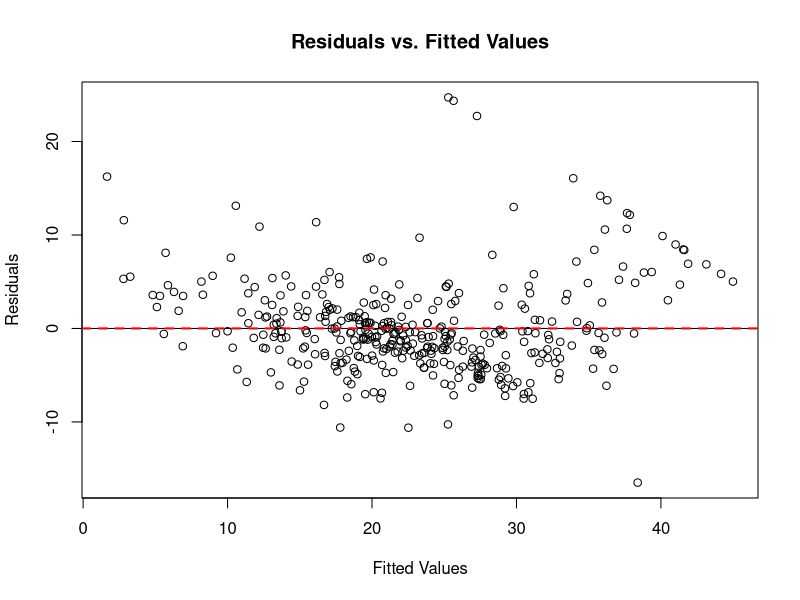

Source code (R):
## ---- chunk 1
# Load necessary libraries
library(tidyverse)
library(glmnet)
library(randomForest)
library(MASS)
## ---- chunk 2
# Read in the test and train data
train <- read.csv('train.csv')
test <- read.csv('test.csv')
 
# Extract response and predictors from training data
y_train <- train$medv
x_train <- as.matrix(train[, c("crim", "zn", "indus", "chas", "nox", "rm", "age", "dis", "rad", "tax", "ptratio", "black", "lstat")])
 
# Extract predictors from test data
x_test <- as.matrix(test[, c("crim", "zn", "indus", "chas", "nox", "rm", "age", "dis", "rad", "tax", "ptratio", "black", "lstat")])
## ---- chunk 3
# Load training and test data
train <- read.csv('train.csv')
test <- read.csv('test.csv')
 
# Define null model: Only intercept
null <- lm(medv ~ 1, data = train)

# Define full model: Use all predictors in the training dataset
full <- lm(medv ~ ., data = train)

# Perform stepwise AIC selection
sfit <- step(null, scope = list(lower = null, upper = full), direction = 'both')
 
# View summary of the stepwise-selected model
summary(sfit)
## ---- chunk 4
# Calculate fitted values and residuals for the polynomial model
fitted_values <- predict(sfit, newdata = train)
residuals <- train$medv - fitted_values
 
# Plot Residuals vs. Fitted Values
plot(fitted_values, residuals, 
      xlab = "Fitted Values", 
      ylab = "Residuals", 
      main = "Residuals vs. Fitted Values",)
abline(h = 0, col = "black", lwd = 1) # Add a horizontal line at y = 0
res_fit <- lm(residuals ~ fitted_values)
abline(res_fit, col = "red", lwd = 2, lty = 2) # Add line of best fit
## ---- chunk 5
# Make predictions on the test data using the stepwise-selected model
stepwise_predictions <- predict(sfit, newdata = test)
 
# Calculate MSE for the selected model on the training data
stepwise_mse <- mean((predict(sfit, newdata = train) - train$medv)^2)
## ---- chunk 6
# Print stepwise AIC MSE
cat("Stepwise AIC MSE:", stepwise_mse)
## ---- chunk 7
# Create a dataframe with final results
my_submission <- tibble('id' = test$id, 'medv' = stepwise_predictions)

# Save the file
write_csv(my_submission, 'submission1.csv')
